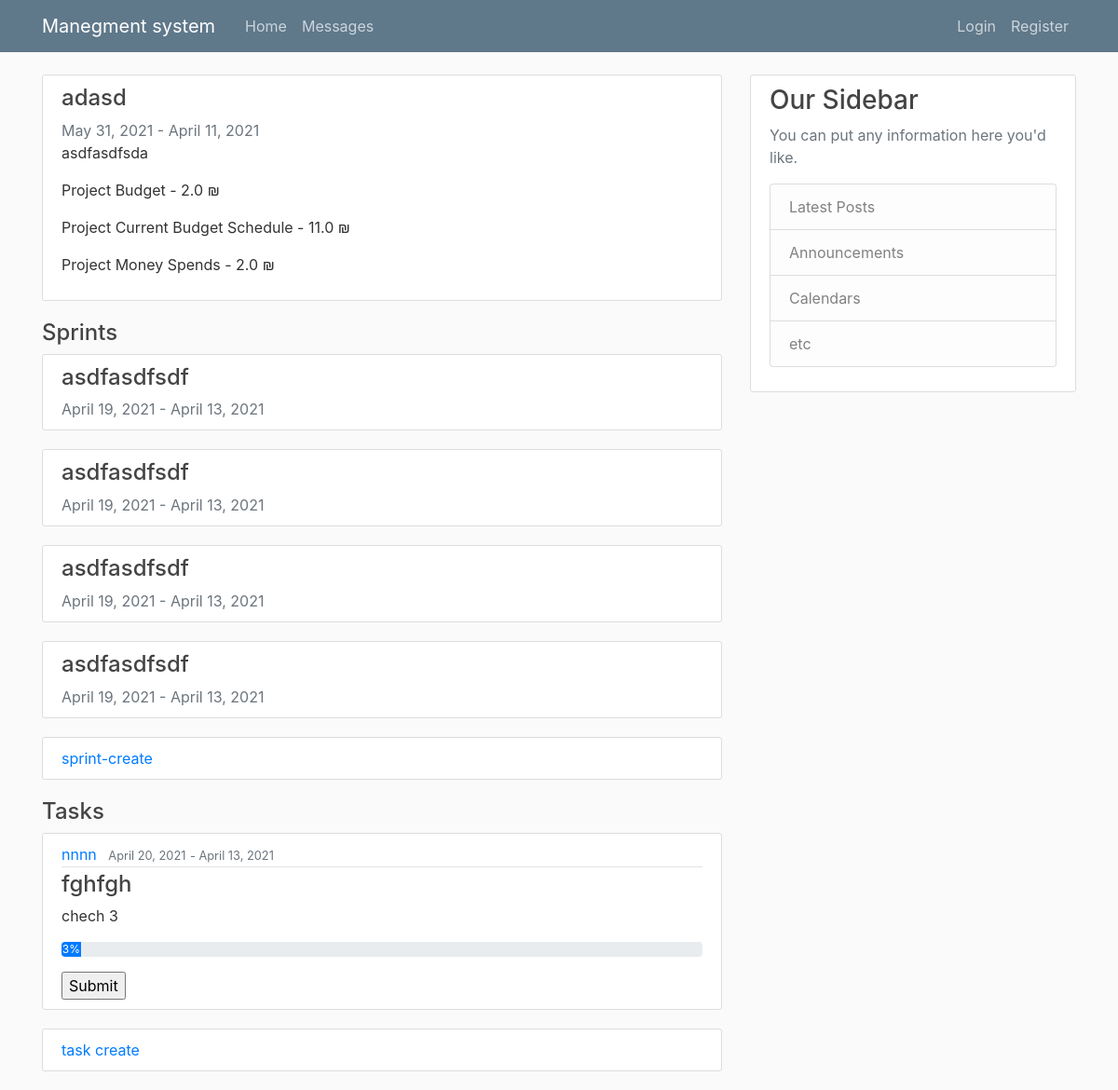
/manager/3, run on an earlier commit of the app's database.
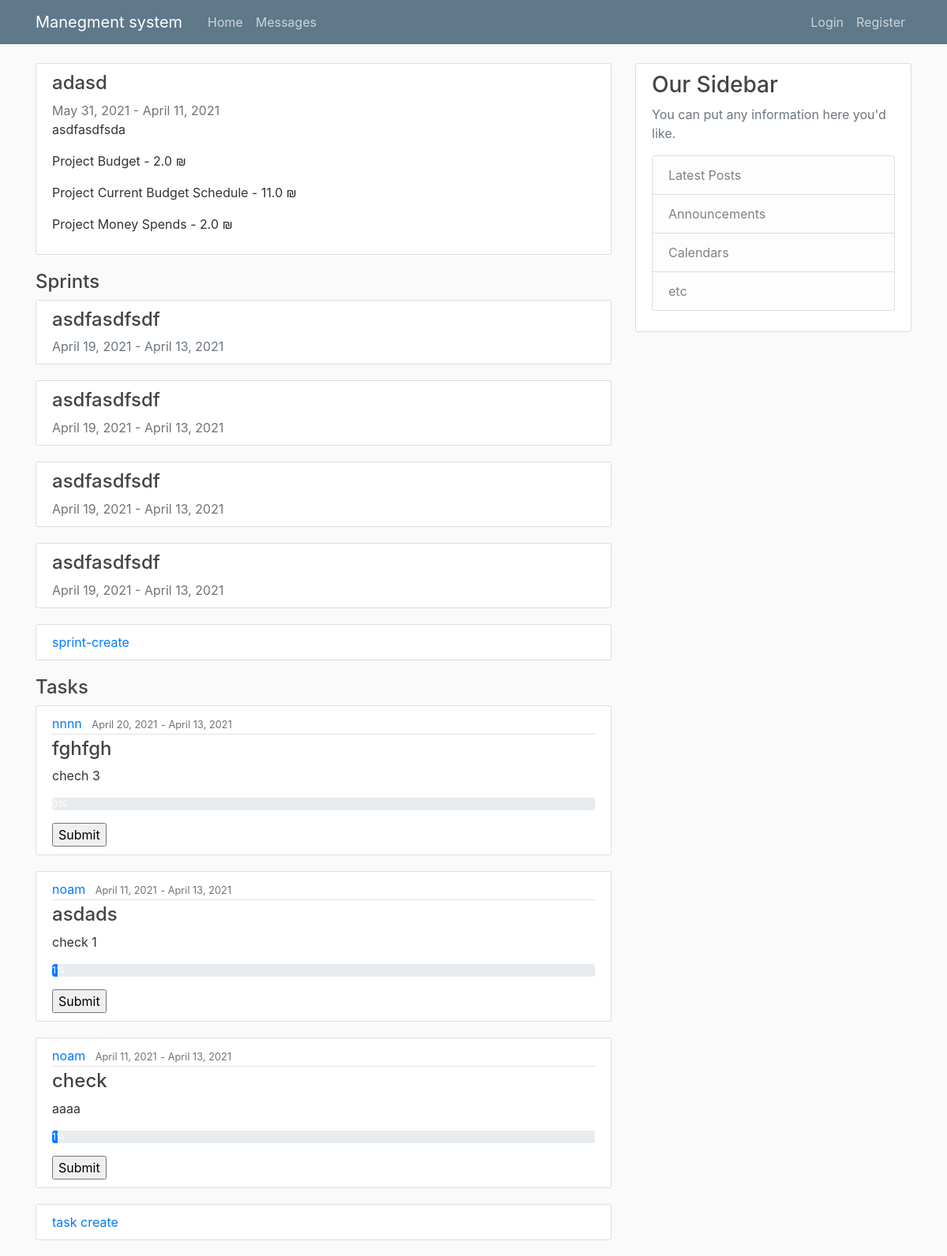
And on a later commit of the database.
### work/models.py (models this page shows, shortened)
class project(models.Model):
    ProjectName = models.CharField(max_length=300, null=False)
    Description = models.CharField(max_length=500, null=True)
    startTime = models.DateField(null=False, auto_now=True)
    endTime = models.DateField(null=False)
    client = models.ForeignKey(User, on_delete=models.CASCADE)
    manager = models.ForeignKey(User, related_name="project_manager", on_delete=models.CASCADE)
    Budget = models.FloatField(null=False, default=0)
    currentBudgeSchedule = models.FloatField(null=False, default=0)
    MoneySpends = models.FloatField(null=False, default=0)

class Sprint(models.Model):
    SprintName = models.CharField(max_length=300, null=False)
    Descripion = models.CharField(max_length=300, null=False)
    StartTime = models.DateTimeField(null=False)
    endTime = models.DateTimeField(null=False)
    projectnum = models.ForeignKey(project, on_delete=models.CASCADE)
    cost = models.FloatField(null=False, default=0)

class Task(models.Model):
    startTime = models.DateField(null=False)
    endTime = models.DateField(null=False)
    inCharge = models.ForeignKey(User, on_delete=models.CASCADE)
    workDone = models.IntegerField(default=0, validators=[MaxValueValidator(100), MinValueValidator(0)])
    lastUpdate = models.DateTimeField(null=False)
    cost = models.FloatField(null=False, default=0)
    TaskName = models.CharField(max_length=300, null=False)
    Description = models.CharField(max_length=500, null=True)
    projectnum = models.ForeignKey(project, on_delete=models.CASCADE)
    inSprint = models.BooleanField(default=False)

### pages/views.py (the view)
# urls.py: path('manager/<int:project_id>', manager_views_projects, name='manager_views_projects'),
def manager_views_projects(request, project_id):
    tasks = Task.objects.all().filter(projectnum=project_id)
    sprints = Sprint.objects.all().filter(projectnum=project_id)
    p = get_object_or_404(project, id=project_id)
    return render(request, "manager_project_view.html", {'tasks': tasks, 'sprints': sprints, 'p': p})

### templates/manager_project_view.html (shortened to what this page needs)
{% extends "Base.html" %}
{% block content %}
        <article class="media content-section">
          <div class="media-body">
            <h4>{{ p.ProjectName }}</h4>
               <a class="text-muted">{{ p.startTime|date:"F d, Y" }}</a>
                <a class="text-muted"> - </a>
              <a class="text-muted">{{ p.endTime|date:"F d, Y" }}</a>
            <p class="article-content">{{ p.Description }}</p>
            <p><a class="mr-2" >Project Budget - {{ p.Budget }} ₪ </a></p>
            <p><a class="mr-2" >Project Current Budget Schedule - {{ p.currentBudgeSchedule }} ₪ </a></p>
            <p><a class="mr-2" >Project Money Spends  - {{ p.MoneySpends }} ₪ </a></p>
              </div>
        </article>
          <h4>Sprints</h4>
        {% for sprint in sprints %}
        <article class="media content-section">
          <div class="media-body">
            <h4><a class="article-title" href=" {% url 'manager_views_sprints' sprint.id %}">{{ sprint.SprintName }}</a></h4>
               <a class="text-muted">{{ sprint.StartTime|date:"F d, Y" }}</a>
                <a class="text-muted"> - </a>
              <a class="text-muted">{{ sprint.endTime|date:"F d, Y" }}</a>
              </div>
        </article>
    {% endfor %}
    <article class="media content-section">
            <a href="{% url 'sprint-create' %}">sprint-create</a>
    </article>
          <h4>Tasks</h4>
{% for task in tasks %}
        <article class="media content-section">
          <div class="media-body">
            <div class="article-metadata">
              <a class="mr-2" href="#">{{ task.inCharge }}</a>
              <small class="text-muted">{{ task.startTime|date:"F d, Y" }}</small>
                <small class="text-muted"> - </small>
              <small class="text-muted">{{ task.endTime|date:"F d, Y" }}</small>
            </div>
            <h4><a class="article-title" href="">{{ task.TaskName }}</a></h4>
            <p class="article-content">{{ task.Description }}</p>
              <div class="progress">
            <div class="progress-bar" role="progressbar"  aria-valuemin="0" aria-valuemax="100" aria-valuenow="0" style="width: {{task.workDone}}%">{{task.workDone}}%</div>
              </div>
              <p>
                <form action="{% url 'work_done' task.id %}" method="POST">
                     <input type="submit" name="Submit">
                 </form>
                </div>
        </article>
    {% endfor %}
        <article class="media content-section">
            <a href="{% url 'task-create' p.pk %}">task create</a>
    </article>
{% endblock content %}

### templates/Base.html (shortened to what this page needs)
{% load static %}
<!DOCTYPE html>
<html>
<head>
    <link rel="stylesheet" href="https://maxcdn.bootstrapcdn.com/bootstrap/4.0.0/css/bootstrap.min.css">
    <link rel="stylesheet" type="text/css" href="{% static 'styles/main.css' %}">
</head>
<body>
    <header class="site-header">
      <nav class="navbar navbar-expand-md navbar-dark bg-steel fixed-top">
        <div class="container">
          <a class="navbar-brand mr-4" href="{% url 'tasks_views' %}">Manegment system</a>
          <div class="collapse navbar-collapse" id="navbarToggle">
            <div class="navbar-nav mr-auto">
              <a class="nav-item nav-link" href="{% url 'tasks_views' %}">Home</a>
              <a class="nav-item nav-link" href="{% url 'MessagePage_view' %}">Messages</a>
            </div>
            <div class="navbar-nav">
              {% if user.is_authenticated %}
                <a class="nav-item nav-link" href="{% url 'tasks_views' %}">Profile</a>
                <a class="nav-item nav-link" href="{% url 'tasks_views' %}">Logout</a>
              {% else %}
                <a class="nav-item nav-link" href="{% url 'tasks_views' %}">Login</a>
                <a class="nav-item nav-link" href="{% url 'tasks_views' %}">Register</a>
              {% endif %}
            </div>
          </div>
        </div>
      </nav>
    </header>
    <main role="main" class="container">
      <div class="row">
        <div class="col-md-8">
          {% block content %}{% endblock %}
        </div>
        <div class="col-md-4">
          <div class="content-section">
            <h3>Our Sidebar</h3>
            <p class='text-muted'>You can put any information here you'd like.
              <ul class="list-group">
                <li class="list-group-item list-group-item-light">Latest Posts</li>
                <li class="list-group-item list-group-item-light">Announcements</li>
                <li class="list-group-item list-group-item-light">Calendars</li>
                <li class="list-group-item list-group-item-light">etc</li>
              </ul>
            </p>
          </div>
        </div>
      </div>
    </main>
</body>
</html>

### static/styles/main.css (style rules this page uses)
body { background: #fafafa; color: #333333; margin-top: 5rem; }
h1, h2, h3, h4, h5, h6 { color: #444444; }
ul { margin: 0; }
.bg-steel { background-color: #5f788a; }
.site-header .navbar-nav .nav-link { color: #cbd5db; }
.content-section { background: #ffffff; padding: 10px 20px; border: 1px solid #dddddd; border-radius: 3px; margin-bottom: 20px; }
.article-title { color: #444444; }
.article-content { white-space: pre-line; }
.article-metadata { padding-bottom: 1px; margin-bottom: 4px; border-bottom: 1px solid #e3e3e3 }

What changed in the data, as far as the page shows it:
changed Task "fghfgh": workDone "3" → "0"; no longer shows "%"
added Task: inCharge "noam", startTime "April 11, 2021", endTime "April 13, 2021", TaskName "asdads", Description "check 1", workDone "1"
added Task: inCharge "noam", startTime "April 11, 2021", endTime "April 13, 2021", TaskName "check", Description "aaaa", workDone "1"
